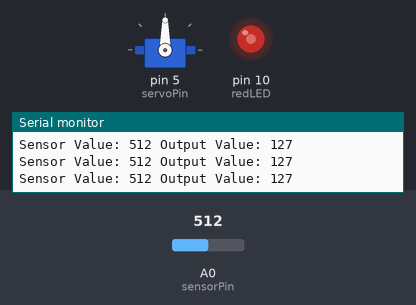
Bench run of a sketch on a simulated Arduino Uno, built with avr-gcc and run on an emulated ATmega328P. Parts: servo, output pins drawn as LEDs (lit = HIGH), the last lines printed to the serial monitor. The test bench sets the inputs (shaded band); at power-on: A0 (sensorPin) = 512.

Above: at 1.2 s.
1.3 s: A0 (sensorPin) set to 419
At 1.8 s:
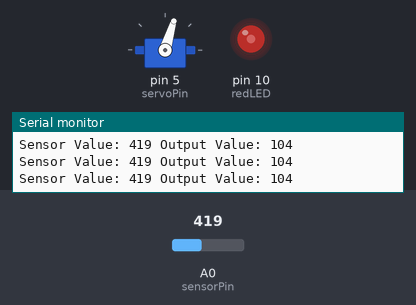
2.8 s: A0 (sensorPin) set to 391
At 4.2 s:
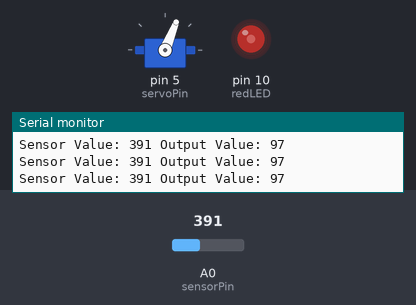
5.8 s: A0 (sensorPin) set to 716
At 6.3 s:
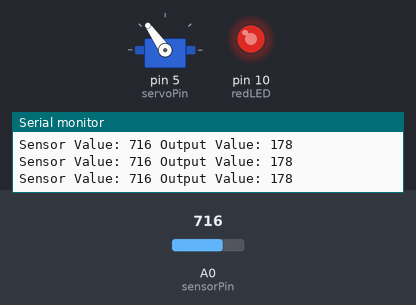
7.3 s: A0 (sensorPin) set to 0
At 8.5 s:
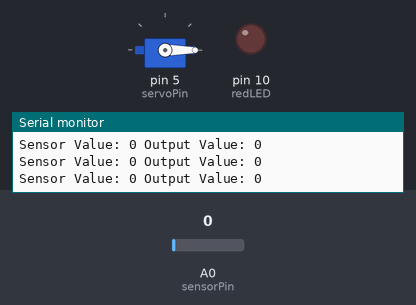
8.8 s: A0 (sensorPin) set to 8
At 10.0 s:
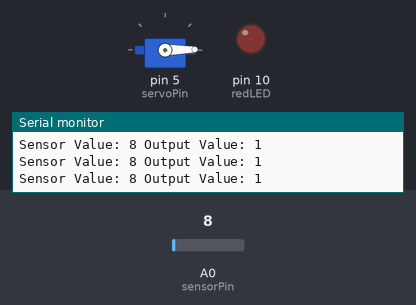
10.3 s: A0 (sensorPin) set to 11
At 11.5 s:
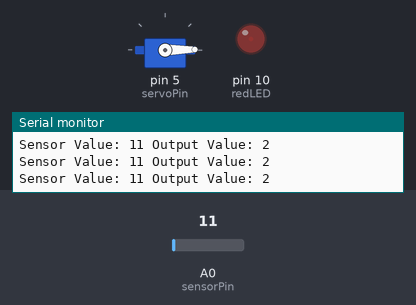
Timing chart, 0 to 12.8 s (numbered marks = the images above; inputs shaded):
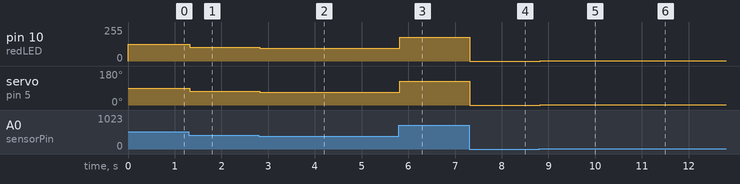

The sketch:

_4.1_PotFadeSerialServo.ino
```cpp
/*
 * This is the program header put things like the date, your name
 * And a description of what your program does here
 *
 * Michal Britt-Crane 7/5/2015
 *
 * This program reads the value from a potentiometer and fades an LED dimmer or brighter
 * and print the input value, and output value to the console
 */

#include <Servo.h>              // import the servo library, this allows us to use a bunch of additional code to make it really easy to control a servo
Servo myServo;                  // create "Servo" object called "myServo" to control a servo

// Constants
const int redLED = 10;          // red LED on pin 10
const int servoPin = 5;         // servo attached to pin 5
const int sensorPin = A0;       // sensor attached to pin A0 (analog input #0)

// Variables
int sensorValue = 0;            // variable used to store the value coming from the sensor: 0-1023
int fadeValue = 0;              // variable used to store the value used to fade the LED:   0- 255
int motorFadeValue = 0;         // variable used to store the value used to fade the motor 0-180

void setup() {                  // start setup, this code runs once at startup
  pinMode(redLED, OUTPUT);      // set redLED as an output
  pinMode(sensorPin, INPUT);    // set sensorPin as an input
  Serial.begin(9600);           // startup the serial port at 9600 bits per seccond (baud)
  myServo.attach(servoPin);     // attaches the servo on pin "servoPin" to the servo object. servo must be attached to send it a command.
                                // when a servo is attached it is continually driven to whatever position it was last commanded to drive to
}                               // end setup

void loop() {                           // start main loop
  sensorValue = analogRead(sensorPin);  // read the value of the potentiometer and store in "sensorValue" between 0 & 1023
  fadeValue = map(sensorValue, 0, 1023, 0, 255);    // map the sensorValue down from 0-1023 to 0-255
  motorFadeValue = map(sensorValue, 0, 1023, 0, 180); // map the motorFadeValue down from 0-1023 to 0-180
  analogWrite(redLED, fadeValue);       // use the "analogWrite" method to fade the redLED
  myServo.write(motorFadeValue);        // use the servo.write method to rotate the servo
  printValues();                        // run the "printValues" Method, see below
}                                       // end main loop, repeat to top

void printValues(){                     // this is a method, it is a block of code that you can call with a single line: printValues();
  Serial.print("Sensor Value: ");       // print "Sensor Value: " to the Serial console
  Serial.print(sensorValue);            // print the sensorValue (0-1023)
  Serial.print(" Output Value: ");      // print " Output Value: "
  Serial.print(fadeValue);              // print the fadeValue (0-255)

  // add print statements here to print the angle that the servo is commanded to drive to

  Serial.println();                     // carriage return
}
```

Measured:
- after the input at 1.3 s, pin 10 (redLED): 127/255 → 104/255 at once; servo on pin 5 (servoPin): 90° → 73° at once
- after the input at 2.8 s, pin 10 (redLED): 104/255 → 97/255 at once; servo on pin 5 (servoPin): 73° → 68° at once
- after the input at 5.8 s, pin 10 (redLED): 97/255 → 178/255 at once; servo on pin 5 (servoPin): 68° → 125° at once
- after the input at 7.3 s, pin 10 (redLED): 178/255 → 0/255 at once; servo on pin 5 (servoPin): 125° → 0° at once
- after the input at 8.8 s, pin 10 (redLED): 0/255 → 1/255 at once; servo on pin 5 (servoPin): 0° → 1° at once
- after the input at 10.3 s, pin 10 (redLED): 1/255 → 2/255 at once
